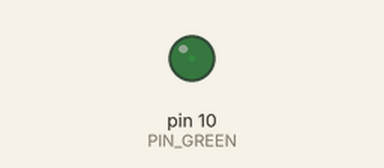
The sketch below on a simulated Arduino Uno, built with avr-gcc and run on an emulated ATmega328P. Shown: output pins drawn as LEDs (lit = HIGH).

Above: at 0.05 s.
At 3.45 s:
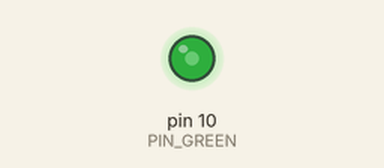
At 6.95 s:
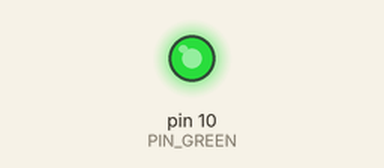
At 13.85 s:
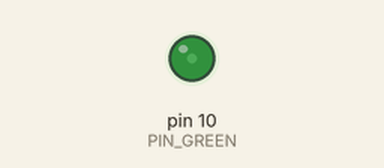
Timing chart, 0 to 19.9 s (numbered marks = the images above):
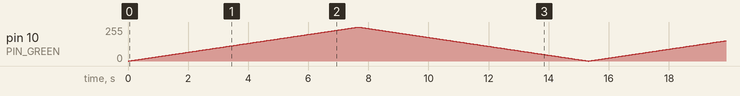

The sketch:

a07_led_power_ctrl.ino
```cpp
/**
 * 네오아두보드 LED Power Ctrl
 * @Auth TaeJuneJoung
 * @Date 2021.06.03
 * 점점 밝아졌다 어두워지기
 */
int PIN_GREEN   = 10;

int power = 0;
int sw = 1;

void setup() {
  pinMode(PIN_GREEN, OUTPUT);
}

/**
 * 조건문 if문
 * if (조건식) {
 *   수행문장
 * }
 *
 * 조건문 if ~ else if ~ else문
 * if (조건식1) {
 *   수행문장1
 * } else if (조건식2) {
 *   수행문장2
 * } else {
 *   수행문장3
 * }
 */
void loop() {
  analogWrite(PIN_GREEN, power);
  power += sw;
  delay(30);
  if (power == 0) {
    sw = 1;
  } else if (power == 255) {
    sw = -1;
  }
}
```
